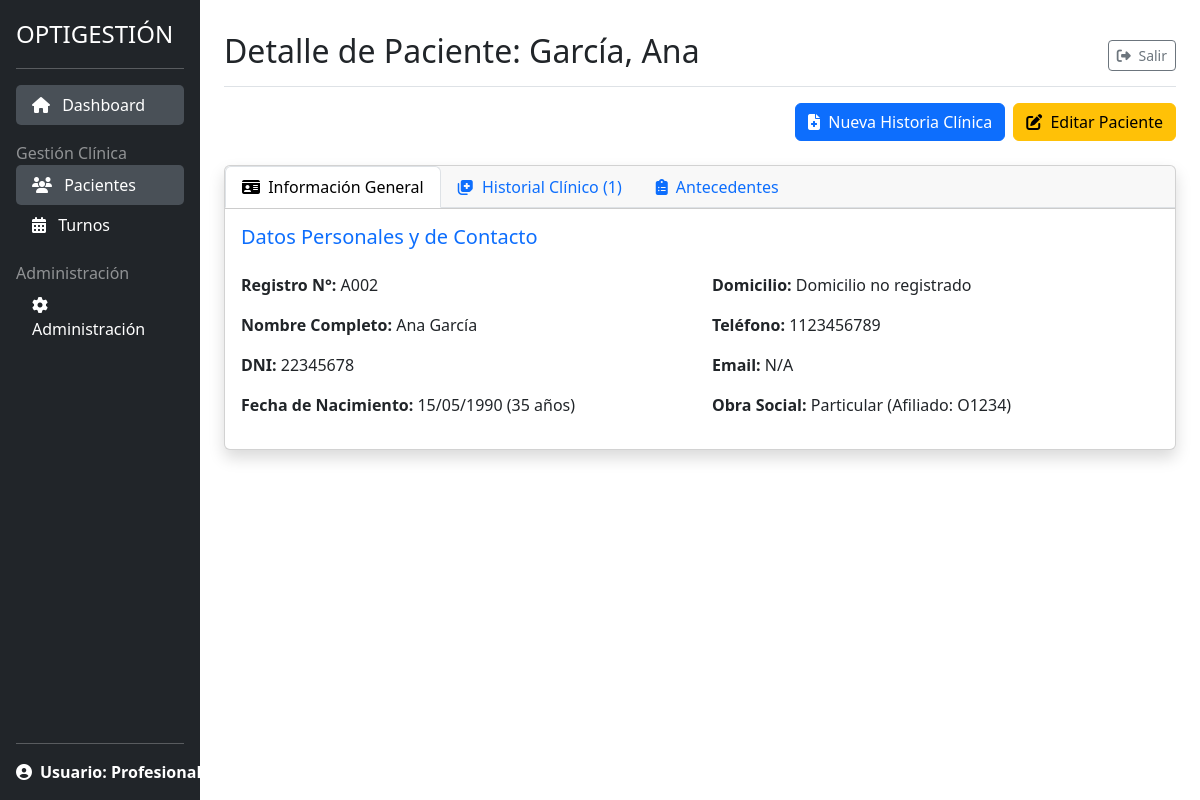
Page /pacientes/2/ (signed in) on the committed database.
### gestion_clinica/models.py (models this page shows, shortened)
class Paciente(models.Model):
    num_registro = models.CharField(
        max_length=6,
        unique=True,
        blank=True,
        null=True,
        editable=False,
        verbose_name='Número de Registro'
    )
    nombre = models.CharField(max_length=100)
    apellido = models.CharField(max_length=100)
    dni = models.CharField(max_length=20, unique=True)
    fecha_nacimiento = models.DateField()
    GENERO_CHOICES = [('M', 'Masculino'), ('F', 'Femenino'), ('O', 'Otro')]
    genero = models.CharField(max_length=1, choices=GENERO_CHOICES)
    telefono = models.CharField(max_length=50)
    domicilio = models.CharField(max_length=255, verbose_name='Domicilio')
    obra_social = models.ForeignKey(
        ObraSocial, on_delete=models.SET_NULL, null=True, blank=True)
    num_afiliado = models.CharField(max_length=50, blank=True, null=True)
    antecedentes_sistemicos = models.TextField(
        blank=True, verbose_name="Antecedentes Sistémicos")
    @property
    def edad(self):
        if self.fecha_nacimiento:
            hoy = date.today()
            edad_calculada = hoy.year - self.fecha_nacimiento.year
            if (hoy.month, hoy.day) < (self.fecha_nacimiento.month, self.fecha_nacimiento.day):
                edad_calculada -= 1
            return edad_calculada
        return None
    class Meta:
        ordering = ['apellido', 'nombre']

class ObraSocial(models.Model):
    nombre = models.CharField(max_length=150, unique=True)
    siglas = models.CharField(max_length=20, blank=True, null=True)
    def __str__(self):
        return self.nombre
    class Meta:
        verbose_name = "Obra Social"
        verbose_name_plural = "Obras Sociales"
        ordering = ['nombre']

### gestion_clinica/views.py (the view)
# urls.py: path('<int:pk>/', PacienteDetailView.as_view(),
class PacienteDetailView(LoginRequiredMixin, DetailView):
    model = Paciente
    template_name = 'gestion_clinica/paciente_detail.html'
    context_object_name = 'paciente'
    def get_context_data(self, **kwargs):
        context = super().get_context_data(**kwargs)
        context['historias'] = HistoriaClinica.objects.filter(
            paciente=self.object
        ).order_by('-fecha')
        return context

### gestion_clinica/models.py (called while the page is built)
    def __str__(self):
        return f'{self.apellido}, {self.nombre} ({self.matricula})'

### gestion_clinica/templates/gestion_clinica/paciente_detail.html (shortened to what this page needs)
{% extends "gestion_clinica/base.html" %}
{% block title_heading %}Detalle de Paciente: {{ paciente.apellido }}, {{ paciente.nombre }}{% endblock title_heading %}
{% block content %}
<div class="d-flex justify-content-end align-items-center mb-4">
    <a href="{% url 'pacientes:crear_historia_clinica' paciente_pk=paciente.pk %}" class="btn btn-primary me-2">
        <i class="fas fa-file-medical me-1"></i> Nueva Historia Clínica
    </a>
    <a href="{% url 'pacientes:editar_paciente' pk=paciente.pk %}" class="btn btn-warning">
        <i class="fas fa-edit me-1"></i> Editar Paciente
    </a>
</div>
<div class="card shadow">
    <div class="card-header p-0">
        <ul class="nav nav-tabs" id="pacienteTabs" role="tablist">
            <li class="nav-item" role="presentation">
                <button class="nav-link active" id="general-tab" data-bs-toggle="tab" data-bs-target="#general" type="button" role="tab" aria-controls="general" aria-selected="true">
                    <i class="fas fa-id-card me-1"></i> Información General
                </button>
            </li>
            <li class="nav-item" role="presentation">
                <button class="nav-link" id="historial-tab" data-bs-toggle="tab" data-bs-target="#historial" type="button" role="tab" aria-controls="historial" aria-selected="false">
                    <i class="fas fa-notes-medical me-1"></i> Historial Clínico ({{ historias|length }})
                </button>
            </li>
            <li class="nav-item" role="presentation">
                <button class="nav-link" id="antecedentes-tab" data-bs-toggle="tab" data-bs-target="#antecedentes" type="button" role="tab" aria-controls="antecedentes" aria-selected="false">
                    <i class="fas fa-clipboard-list me-1"></i> Antecedentes
                </button>
            </li>
        </ul>
    </div>
    <div class="card-body">
        <div class="tab-content" id="pacienteTabsContent">
            <div class="tab-pane fade show active" id="general" role="tabpanel" aria-labelledby="general-tab">
                <h5 class="mb-4 text-primary">Datos Personales y de Contacto</h5>
                <div class="row">
                    <div class="col-md-6">
                        <p><strong>Registro N°:</strong> {{ paciente.num_registro }}</p>
                        <p><strong>Nombre Completo:</strong> {{ paciente.nombre }} {{ paciente.apellido }}</p>
                        <p><strong>DNI:</strong> {{ paciente.dni }}</p>
                        <p><strong>Fecha de Nacimiento:</strong> {{ paciente.fecha_nacimiento|date:"d/m/Y" }} ({{ paciente.edad }} años)</p>
                    </div>
                    <div class="col-md-6">
                        <p><strong>Domicilio:</strong> {{ paciente.domicilio|default:"N/A" }}</p>
                        <p><strong>Teléfono:</strong> {{ paciente.telefono|default:"N/A" }}</p>
                        <p><strong>Email:</strong> {{ paciente.email|default:"N/A" }}</p>
                        <p><strong>Obra Social:</strong> {{ paciente.obra_social|default:"N/A" }} (Afiliado: {{ paciente.num_afiliado|default:"N/A" }})</p>
                    </div>
                </div>
            </div>
        </div>
    </div>
</div>
{% endblock content %}

### static/css/styles.css (style rules this page uses)
html, body { height: 100%; }

### rows in the picture
Paciente: apellido "García", nombre "Ana", num_registro "A002", dni "22345678", fecha_nacimiento "15/05/1990", edad "35", domicilio "Domicilio no registrado", telefono "1123456789", obra_social "Particular", num_afiliado "O1234"

### other values in the picture
{{ historias|length }} "1"
{{ paciente.email|default:"N/A" }} "N/A"
